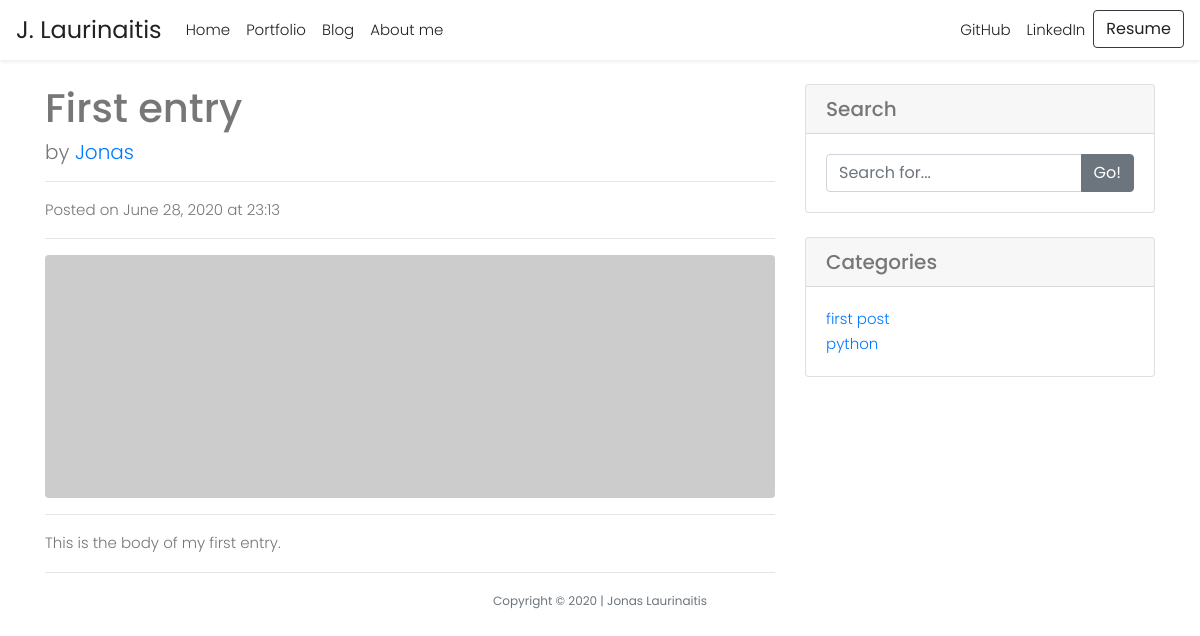
Screenshot of /posts/first-entry/ with the database file from the repository.
### models.py (models this page shows, shortened)
class Entry(db.Model):
    STATUS_PUBLIC = 0
    STATUS_DRAFT = 1
    id = db.Column(db.Integer, primary_key=True)
    title = db.Column(db.String(100))
    slug = db.Column(db.String(100))
    body = db.Column(db.Text)
    status = db.Column(db.SmallInteger, default=STATUS_PUBLIC)
    created_timestamp = db.Column(db.DateTime, default=datetime.utcnow)
    modified_timestamp = db.Column(
        db.DateTime,
        default=datetime.now(),
        onupdate=datetime.now())
    tags = db.relationship('Tag', secondary=entry_tags,
        backref=db.backref('entries', lazy='dynamic'))

class Tag(db.Model):
    id = db.Column(db.Integer, primary_key=True)
    name = db.Column(db.String(64))
    slug = db.Column(db.String(64), unique=True)

### entries/blueprint.py (the view)
@entries.route('/<slug>/')
def detail(slug):
    entry = Entry.query.filter(Entry.slug == slug).first_or_404()
    return render_template('entries/detail.html', entry=entry, title="Blog Post - " + entry.title)

### entries/templates/entries/detail.html (shortened to what this page needs)
{% extends "layout.html" %}
{% block main %}
<div class="container">
    <div class="row">
        <div class="col-md-8">
            <h1 class="mt-4">{{entry.title}}</h1>
            <p class="lead"> by <a href="{{ url_for('about')}}">Jonas</a></p>
            <hr>
            <p>Posted on {{ entry.created_timestamp.strftime('%B %d, %Y') }} at
            {{ entry.created_timestamp.strftime('%H:%M') }}</p>
            <hr>
            <img class="img-fluid rounded" src="http://placehold.it/900x300" alt="{{ entry.title }}">
            <hr>
            <p class=>{{ entry.body }}</p>
            <hr>
        </div>
        <div class="col-md-4">
            <div class="card my-4">
                <h5 class="card-header">Search</h5>
                <div class="card-body">
                    <div class="input-group">
                        <input type="text" class="form-control" placeholder="Search for...">
                        <span class="input-group-append">
                            <button class="btn btn-secondary" type="button">Go!</button>
                        </span>
                    </div>
                </div>
            </div>
            <div class="card my-4">
                <h5 class="card-header">Categories</h5>
                <div class="card-body">
                    <ul class="list-unstyled mb-0">
                        {% for tag in entry.tags %}
                            <li><a href="{{ url_for('entries.tag_detail', slug=tag.slug)
                            }}">{{ tag.name }}</a></li>
                        {% endfor %}
                    </ul>
                </div>
                </div>
            </div>
        </div>
    </div>
{% endblock %}

### static/styles/main.css (style rules this page uses)
body { background-color: #ffffff; color: #777777; font-family: "Poppins", serif; font-size: 15px; font-weight: 300; line-height: 1.625em; position: relative; }

### rows the page displays
Entry: title "First entry", created_timestamp "June 28, 2020", created_timestamp "23:13", body "This is the body of my first entry."
Tag: name "first post"
Tag: name "python"
